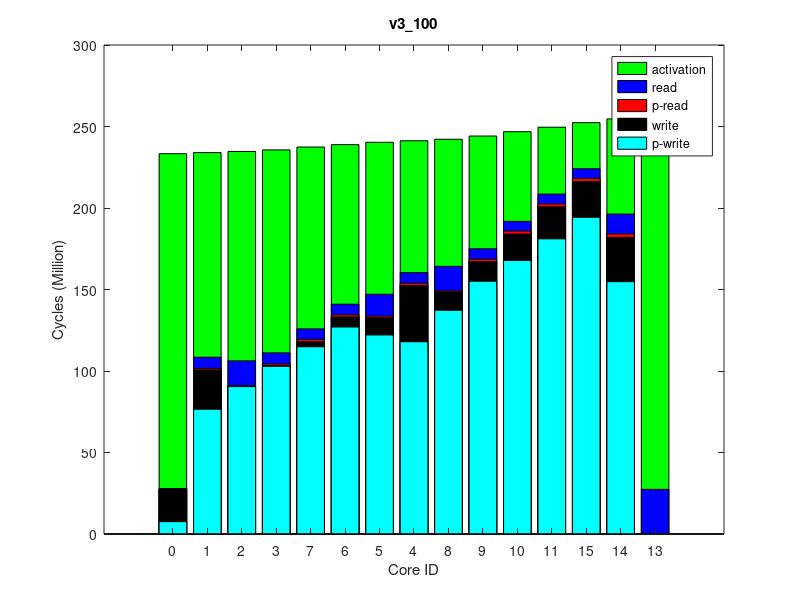

The MATLAB source for this figure:
times(1, :, :) = [
200020, 234751975, 0
947492, 235441828, 0
505236, 236140821, 0
1059996, 237109361, 0
1384816, 242746407, 0
1011202, 241812995, 0
1314378, 240350525, 0
1415742, 238858360, 0
722274, 243679144, 0
1482655, 245657748, 0
1891729, 248348172, 0
1802906, 251112973, 0
0, 256539288, 0
2182934, 256259563, 0
1878967, 253914023, 0
];
times(2, :, :) = [
200020, 234741634, 0
946781, 235432638, 0
505190, 236132196, 0
1060018, 237101510, 0
1384864, 242736170, 0
1013426, 241803159, 0
1316417, 240341142, 0
1415690, 238849563, 0
722272, 243669590, 0
1484855, 245648536, 0
1893423, 248337907, 0
1806143, 251102476, 0
0, 256520047, 0
2181437, 256234710, 0
1878741, 253902486, 0
];
times(3, :, :) = [
200020, 234779435, 0
946845, 235471313, 0
505220, 236169375, 0
1060000, 237139258, 0
1384809, 242776095, 0
1011446, 241843424, 0
1314364, 240381038, 0
1416016, 238888242, 0
722273, 243708846, 0
1481902, 245686437, 0
1891737, 248377941, 0
1805365, 251143365, 0
0, 256566108, 0
2182247, 256286397, 0
1878671, 253943504, 0
];
times(4, :, :) = [
200020, 234770448, 0
944239, 235460679, 0
503767, 236160131, 0
1059985, 237129491, 0
1381964, 242766033, 0
1011423, 241832812, 0
1314652, 240369981, 0
1415735, 238878429, 0
722298, 243698700, 0
1484831, 245676478, 0
1893359, 248367680, 0
1802911, 251131365, 0
0, 256542765, 0
2181948, 256261801, 0
1878694, 253931686, 0
];
times(5, :, :) = [
200020, 234773559, 0
947229, 235462898, 0
505224, 236162474, 0
1060000, 237129892, 0
1381957, 242766235, 0
1011485, 241833384, 0
1314358, 240371067, 0
1416044, 238878739, 0
720840, 243699014, 0
1482008, 245676915, 0
1891704, 248366592, 0
1805367, 251131730, 0
0, 256542187, 0
2181174, 256255782, 0
1878709, 253932342, 0
];
times(6, :, :) = [
198560, 234754188, 0
943921, 235444047, 0
503762, 236144048, 0
1059982, 237112362, 0
1384846, 242748206, 0
1011432, 241815967, 0
1314321, 240353399, 0
1415704, 238861017, 0
722277, 243681073, 0
1484844, 245659296, 0
1891456, 248349683, 0
1806067, 251114519, 0
0, 256535367, 0
2180632, 256251421, 0
1878727, 253915054, 0
];
times(7, :, :) = [
198560, 234762541, 0
944231, 235452425, 0
503771, 236151229, 0
1059993, 237119850, 0
1384849, 242756380, 0
1011445, 241823102, 0
1314271, 240359922, 0
1413329, 238867451, 0
722272, 243689008, 0
1484826, 245668138, 0
1893182, 248358733, 0
1806039, 251121810, 0
0, 256532666, 0
2179832, 256254592, 0
1878699, 253922841, 0
];
times(8, :, :) = [
200020, 234764966, 0
946462, 235454621, 0
505200, 236154308, 0
1060022, 237124449, 0
1384842, 242759930, 0
1013402, 241827637, 0
1317139, 240364870, 0
1415678, 238873372, 0
722585, 243692672, 0
1484832, 245670647, 0
1891758, 248360339, 0
1802925, 251123974, 0
0, 256534271, 0
2180718, 256249408, 0
1878722, 253924541, 0
];
times(9, :, :) = [
200020, 234753330, 0
945735, 235443531, 0
505220, 236141887, 0
1060007, 237106371, 0
1384830, 242741608, 0
1011170, 241808337, 0
1314305, 240345914, 0
1415773, 238854067, 0
722278, 243674377, 0
1484807, 245652591, 0
1893132, 248343007, 0
1806075, 251107938, 0
0, 256524656, 0
2181121, 256246635, 0
1878695, 253908686, 0
];
times(10, :, :) = [
198560, 234743206, 0
944149, 235433636, 0
503749, 236132647, 0
1059970, 237100669, 0
1379049, 242736702, 0
1008050, 241803458, 0
1314320, 240340767, 0
1406975, 238849100, 0
717966, 243669552, 0
1481949, 245647977, 0
1891397, 248337750, 0
1802907, 251101802, 0
0, 256525882, 0
2181140, 256246801, 0
1878690, 253901326, 0
];
ave_times = round(squeeze(mean(times)));
format long g, ave_times
std_times = round(squeeze(std(times)));
format long g, std_times
polling_read_times = ave_times;
times(1, :, :) = [
7560603, 233597063, 0
76332744, 234281338, 0
90266826, 234981671, 0
102716043, 235945576, 0
117813667, 241614539, 0
121985829, 240674184, 0
126842002, 239199594, 0
114702367, 237697545, 0
137177385, 242561759, 0
154979605, 244581946, 0
167809478, 247330198, 0
181092020, 250065762, 0
0, 255536573, 0
154806534, 255258462, 0
194264828, 252953442, 0
];
times(2, :, :) = [
7578025, 233606203, 0
76329723, 234291929, 0
90280446, 234994441, 0
102715051, 235957944, 0
117845530, 241623457, 0
121873269, 240684515, 0
126728399, 239210115, 0
114682587, 237708640, 0
137093772, 242571278, 0
154829548, 244589292, 0
167744227, 247337057, 0
181019384, 250067476, 0
0, 255540915, 0
154806106, 255261519, 0
194241368, 252958018, 0
];
times(3, :, :) = [
7587935, 233617740, 0
76640777, 234302984, 0
90580416, 235003798, 0
103013636, 235967543, 0
118097290, 241638413, 0
122255835, 240698114, 0
127147108, 239222845, 0
115033011, 237720226, 0
137415415, 242586374, 0
155143621, 244605010, 0
167863810, 247353026, 0
181113163, 250083180, 0
0, 255562510, 0
154824263, 255281507, 0
194272449, 252970776, 0
];
times(4, :, :) = [
7574885, 233602800, 0
76569109, 234289637, 0
90507848, 234992344, 0
102893374, 235955617, 0
117934208, 241622347, 0
122124131, 240683158, 0
126991855, 239209036, 0
114874571, 237706785, 0
137043451, 242569982, 0
155024271, 244587986, 0
167808576, 247339251, 0
181077767, 250066402, 0
0, 255545594, 0
154804461, 255266110, 0
194244758, 252954867, 0
];
times(5, :, :) = [
7578896, 233606117, 0
76581636, 234291260, 0
90508147, 234993837, 0
102956827, 235954786, 0
118072881, 241625901, 0
122238769, 240684867, 0
127147674, 239208573, 0
115006745, 237706743, 0
137203914, 242573694, 0
155112359, 244592444, 0
167821715, 247342768, 0
181090643, 250073440, 0
0, 255543006, 0
154802961, 255261269, 0
194196308, 252961151, 0
];
times(6, :, :) = [
7568271, 233600223, 0
76532421, 234284797, 0
90448415, 234985701, 0
102869031, 235947913, 0
117880546, 241616579, 0
122112191, 240676753, 0
126984752, 239201155, 0
114861002, 237699105, 0
137215812, 242564418, 0
154962805, 244584870, 0
167780803, 247334634, 0
181042722, 250068335, 0
0, 255543930, 0
154809077, 255267225, 0
194262331, 252956103, 0
];
times(7, :, :) = [
7567324, 233604030, 0
76417367, 234287680, 0
90415176, 234990630, 0
102711488, 235954213, 0
117896745, 241622637, 0
122084438, 240682396, 0
126923137, 239208380, 0
114797535, 237706908, 0
137236953, 242571159, 0
155006331, 244591620, 0
167830575, 247341526, 0
181093084, 250072364, 0
0, 255535527, 0
154809869, 255259662, 0
194180503, 252958204, 0
];
times(8, :, :) = [
7570383, 233603569, 0
76521433, 234289305, 0
90408375, 234991575, 0
102830982, 235951991, 0
117966970, 241621214, 0
122148217, 240681643, 0
127015537, 239206944, 0
114873799, 237703072, 0
137276288, 242569890, 0
155038984, 244589089, 0
167804391, 247337853, 0
181051171, 250068816, 0
0, 255530922, 0
154794722, 255250548, 0
194263499, 252955861, 0
];
times(9, :, :) = [
7603686, 233623388, 0
76660838, 234308571, 0
90591833, 235010196, 0
103020449, 235972500, 0
118063896, 241639821, 0
122216771, 240700063, 0
127137950, 239225888, 0
115075087, 237724362, 0
137390025, 242588383, 0
155154344, 244608741, 0
167881699, 247358680, 0
181120080, 250096788, 0
0, 255560583, 0
154827882, 255281094, 0
194216494, 252986112, 0
];
times(10, :, :) = [
7571657, 233599447, 0
76452248, 234285824, 0
90360997, 234989520, 0
102771761, 235953073, 0
118001960, 241623622, 0
122160069, 240682689, 0
127049965, 239206471, 0
114859888, 237704757, 0
137334616, 242572171, 0
155118366, 244592467, 0
167879119, 247340208, 0
181147246, 250072414, 0
0, 255542188, 0
154807662, 255266493, 0
194200305, 252959159, 0
];
ave_times = round(squeeze(mean(times)));
format long g, ave_times
std_times = round(squeeze(std(times)));
format long g, std_times
polling_write_times = ave_times;
times(1, :, :) = [
0, 259262390, 0
7847512, 260028942, 64000
15688797, 260775316, 128000
7833723, 261802318, 64000
7869181, 267931805, 64000
14339652, 266903159, 128000
7830279, 265299963, 64000
7828480, 263662390, 64000
15708226, 268939704, 128000
7841998, 271092066, 64000
7828074, 274006904, 64000
7830027, 276966713, 64000
27383578, 282757634, 255980
14342597, 282462433, 128000
7832675, 280018386, 64000
];
times(2, :, :) = [
0, 259269729, 0
7847173, 260037399, 64000
15688934, 260784058, 128000
7833689, 261812706, 64000
7884373, 267938234, 64000
14338829, 266909816, 128000
7829970, 265305580, 64000
7828432, 263669838, 64000
15701366, 268946148, 128000
7841532, 271098537, 64000
7828110, 274013704, 64000
7830495, 276974015, 64000
27383561, 282772470, 255980
14343176, 282477235, 128000
7832468, 280025727, 64000
];
times(3, :, :) = [
0, 259268830, 0
7860934, 260036103, 64000
15693063, 260782391, 128000
7833682, 261815030, 64000
7869087, 267939141, 64000
14339625, 266910864, 128000
7830257, 265307040, 64000
7828523, 263673723, 64000
15708740, 268946622, 128000
7841825, 271098291, 64000
7828020, 274012117, 64000
7830404, 276973050, 64000
27383497, 282763431, 255980
14342867, 282469442, 128000
7832600, 280024741, 64000
];
times(4, :, :) = [
0, 259251341, 0
7847035, 260018115, 64000
15689354, 260765124, 128000
7833723, 261796493, 64000
7884610, 267922091, 64000
14338520, 266893053, 128000
7830102, 265289041, 64000
7828490, 263654718, 64000
15701287, 268930899, 128000
7841486, 271082901, 64000
7827999, 273998312, 64000
7830393, 276956751, 64000
27385073, 282754529, 255980
14343147, 282458604, 128000
7832475, 280008109, 64000
];
times(5, :, :) = [
0, 259274076, 0
7847383, 260039614, 64000
15688988, 260786478, 128000
7833735, 261813112, 64000
7869201, 267949019, 64000
14339464, 266920957, 128000
7830183, 265317206, 64000
7828458, 263678290, 64000
15707940, 268956495, 128000
7841880, 271108987, 64000
7828054, 274024753, 64000
7830112, 276984166, 64000
27384841, 282781399, 255980
14342617, 282488905, 128000
7832583, 280035989, 64000
];
times(6, :, :) = [
0, 259272848, 0
7860792, 260040309, 64000
15693103, 260786644, 128000
7833709, 261814068, 64000
7884514, 267936918, 64000
14338677, 266908353, 128000
7829929, 265304431, 64000
7828461, 263668566, 64000
15704846, 268944208, 128000
7842027, 271096500, 64000
7828034, 274011271, 64000
7830490, 276971691, 64000
27383301, 282770745, 255980
14342522, 282471558, 128000
7832667, 280023616, 64000
];
times(7, :, :) = [
0, 259272808, 0
7847126, 260038233, 64000
15685225, 260784743, 128000
7834660, 261812446, 64000
7869221, 267936971, 64000
14338684, 266908705, 128000
7829952, 265304925, 64000
7828477, 263666478, 64000
15697780, 268944704, 128000
7839556, 271096616, 64000
7828034, 274013755, 64000
7830546, 276974336, 64000
27383285, 282768642, 255980
14343226, 282472844, 128000
7832523, 280025910, 64000
];
times(8, :, :) = [
0, 259261065, 0
7860597, 260028621, 64000
15689406, 260774856, 128000
7826925, 261803613, 64000
7884384, 267919825, 64000
14339581, 266891547, 128000
7830191, 265287515, 64000
7828520, 263652625, 64000
15701852, 268928507, 128000
7839550, 271081311, 64000
7828152, 273996516, 64000
7830473, 276956267, 64000
27382981, 282749412, 255980
14342542, 282454824, 128000
7832585, 280007927, 64000
];
times(9, :, :) = [
0, 259266391, 0
7847165, 260033588, 64000
15685520, 260780215, 128000
7826958, 261806660, 64000
7868798, 267937123, 64000
14339584, 266908858, 128000
7830228, 265304962, 64000
7828441, 263663874, 64000
15697807, 268944911, 128000
7841551, 271096773, 64000
7828083, 274013567, 64000
7830104, 276972979, 64000
27383251, 282760113, 255980
14343479, 282469059, 128000
7832498, 280024270, 64000
];
times(10, :, :) = [
0, 259278766, 0
7860850, 260044946, 64000
15692963, 260791065, 128000
7833670, 261819672, 64000
7869020, 267950392, 64000
14339516, 266922244, 128000
7830189, 265318073, 64000
7828459, 263678006, 64000
15697825, 268958840, 128000
7839591, 271110905, 64000
7828063, 274024879, 64000
7830501, 276978713, 64000
27384590, 282770208, 255980
14342707, 282475288, 128000
7832620, 280030255, 64000
];
ave_times = round(squeeze(mean(times)));
format long g, ave_times
std_times = round(squeeze(std(times)));
format long g, std_times
read_times = ave_times;
times(1, :, :) = [
0, 233290703, 0
0, 233977936, 0
0, 234674820, 0
0, 235631924, 0
0, 241229307, 0
0, 240304162, 0
0, 238854381, 0
0, 237376483, 0
0, 242155530, 0
0, 244128610, 0
0, 246807675, 0
0, 249538359, 0
0, 254927120, 0
0, 254644668, 0
0, 252339343, 0
];
times(2, :, :) = [
0, 233297377, 0
0, 233984140, 0
0, 234679735, 0
0, 235638668, 0
0, 241235587, 0
0, 240312941, 0
0, 238864299, 0
0, 237384138, 0
0, 242163020, 0
0, 244134904, 0
0, 246814777, 0
0, 249551246, 0
0, 254935867, 0
0, 254656369, 0
0, 252351397, 0
];
times(3, :, :) = [
0, 233308716, 0
0, 233995433, 0
0, 234692140, 0
0, 235650224, 0
0, 241248509, 0
0, 240323100, 0
0, 238874605, 0
0, 237395597, 0
0, 242175250, 0
0, 244147827, 0
0, 246827937, 0
0, 249559610, 0
0, 254960692, 0
0, 254674192, 0
0, 252360140, 0
];
times(4, :, :) = [
0, 233318828, 0
0, 234006797, 0
0, 234703196, 0
0, 235661059, 0
0, 241259058, 0
0, 240334491, 0
0, 238885531, 0
0, 237407117, 0
0, 242187274, 0
0, 244160263, 0
0, 246840311, 0
0, 249569181, 0
0, 254958324, 0
0, 254679965, 0
0, 252369460, 0
];
times(5, :, :) = [
0, 233323530, 0
0, 234009159, 0
0, 234704598, 0
0, 235664225, 0
0, 241264727, 0
0, 240339190, 0
0, 238888896, 0
0, 237409829, 0
0, 242190156, 0
0, 244161733, 0
0, 246842341, 0
0, 249575231, 0
0, 254964442, 0
0, 254684132, 0
0, 252375926, 0
];
times(6, :, :) = [
0, 233324451, 0
0, 234011773, 0
0, 234709373, 0
0, 235668640, 0
0, 241272138, 0
0, 240346352, 0
0, 238893267, 0
0, 237414104, 0
0, 242198177, 0
0, 244171580, 0
0, 246852100, 0
0, 249581999, 0
0, 254974703, 0
0, 254696824, 0
0, 252382080, 0
];
times(7, :, :) = [
0, 233338292, 0
0, 234025588, 0
0, 234723106, 0
0, 235681886, 0
0, 241282837, 0
0, 240356747, 0
0, 238905965, 0
0, 237427548, 0
0, 242210378, 0
0, 244181909, 0
0, 246862592, 0
0, 249596574, 0
0, 254994979, 0
0, 254712008, 0
0, 252397173, 0
];
times(8, :, :) = [
0, 233311381, 0
0, 233997822, 0
0, 234693222, 0
0, 235652128, 0
0, 241251459, 0
0, 240326212, 0
0, 238875561, 0
0, 237396672, 0
0, 242177615, 0
0, 244148733, 0
0, 246827673, 0
0, 249559032, 0
0, 254939285, 0
0, 254663510, 0
0, 252359819, 0
];
times(9, :, :) = [
0, 233320793, 0
0, 234007590, 0
0, 234705242, 0
0, 235664197, 0
0, 241260738, 0
0, 240335754, 0
0, 238885968, 0
0, 237408879, 0
0, 242187850, 0
0, 244160424, 0
0, 246838732, 0
0, 249569570, 0
0, 254969742, 0
0, 254689301, 0
0, 252369609, 0
];
times(10, :, :) = [
0, 233327148, 0
0, 234014493, 0
0, 234709561, 0
0, 235668683, 0
0, 241260954, 0
0, 240337262, 0
0, 238890760, 0
0, 237412649, 0
0, 242187425, 0
0, 244161073, 0
0, 246841093, 0
0, 249572322, 0
0, 254969069, 0
0, 254686684, 0
0, 252373162, 0
];
ave_times = round(squeeze(mean(times)));
format long g, ave_times
std_times = round(squeeze(std(times)));
format long g, std_times
total_times = ave_times;
times(1, :, :) = [
27679045, 235570594, 64000
101017697, 236245564, 128000
90976698, 236932569, 64000
103819626, 237883312, 64000
152380788, 243488879, 128000
133036019, 242575241, 64000
133570441, 241103700, 64000
118524933, 239623459, 64000
148707097, 244423227, 64000
167201906, 246425284, 64000
184070373, 249152763, 64000
200794559, 251870461, 64000
0, 257333590, 0
181931614, 257051648, 64000
216270989, 254749003, 64000
];
times(2, :, :) = [
27670936, 235564052, 64000
100544780, 236239107, 128000
90520930, 236928460, 64000
103339210, 237878969, 64000
152560437, 243483950, 128000
132667151, 242569928, 64000
133094875, 241099214, 64000
117906007, 239620525, 64000
148460921, 244418627, 64000
167240448, 246421518, 64000
183988625, 249146584, 64000
200717796, 251862747, 64000
0, 257306672, 0
181922150, 257030677, 64000
216270455, 254741855, 64000
];
times(3, :, :) = [
27660757, 235559674, 64000
100633420, 236235186, 128000
90561933, 236924863, 64000
103385378, 237873195, 64000
152432050, 243478856, 128000
132744441, 242565221, 64000
133188680, 241094516, 64000
118133339, 239614047, 64000
148447636, 244413419, 64000
167177061, 246416475, 64000
183985009, 249145545, 64000
200724339, 251863242, 64000
0, 257322416, 0
181916615, 257042544, 64000
216259639, 254743124, 64000
];
times(4, :, :) = [
27657077, 235563436, 64000
100735191, 236238502, 128000
90666378, 236925727, 64000
103456320, 237876431, 64000
152498063, 243482490, 128000
132760597, 242568644, 64000
133173618, 241098748, 64000
118107508, 239618495, 64000
148347403, 244417774, 64000
166947813, 246420316, 64000
183758608, 249146224, 64000
200506796, 251858737, 64000
0, 257308617, 0
181911128, 257032019, 64000
216266200, 254738040, 64000
];
times(5, :, :) = [
27641177, 235557963, 64000
100474549, 236234680, 128000
90403100, 236922347, 64000
103196941, 237872396, 64000
152541172, 243478869, 128000
132710794, 242564696, 64000
133171165, 241093926, 64000
118052248, 239612988, 64000
148413767, 244412997, 64000
167303217, 246415577, 64000
184052111, 249142272, 64000
200748918, 251861241, 64000
0, 257324903, 0
181924625, 257045086, 64000
216336348, 254742657, 64000
];
times(6, :, :) = [
27650688, 235557193, 64000
100604278, 236234392, 128000
90613518, 236922942, 64000
103244746, 237872636, 64000
152514573, 243478795, 128000
132646436, 242564942, 64000
133107811, 241093896, 64000
117873409, 239613234, 64000
148464222, 244413574, 64000
167224630, 246416320, 64000
184024013, 249142838, 64000
200781486, 251860054, 64000
0, 257311251, 0
181928595, 257034788, 64000
216310531, 254739266, 64000
];
times(7, :, :) = [
27641991, 235549384, 64000
100548422, 236225491, 128000
90496544, 236913845, 64000
103188754, 237864872, 64000
152482779, 243472543, 128000
132750762, 242557798, 64000
133021004, 241086894, 64000
117819784, 239606253, 64000
148492522, 244407198, 64000
167167883, 246409498, 64000
184055512, 249137253, 64000
200695143, 251853635, 64000
0, 257314011, 0
181929898, 257035704, 64000
216310652, 254732243, 64000
];
times(8, :, :) = [
27636105, 235539235, 64000
100425644, 236214860, 128000
90327678, 236903645, 64000
102996568, 237854852, 64000
152454292, 243462159, 128000
132728639, 242547374, 64000
132995818, 241077213, 64000
117838551, 239597404, 64000
148489261, 244396611, 64000
167282525, 246398979, 64000
184008496, 249125977, 64000
200635862, 251839346, 64000
0, 257293075, 0
181903632, 257011584, 64000
216219581, 254719797, 64000
];
times(9, :, :) = [
27649786, 235555404, 64000
100558721, 236231570, 128000
90593811, 236920598, 64000
103347476, 237869188, 64000
152489818, 243475304, 128000
132721350, 242561628, 64000
133207264, 241089893, 64000
118063435, 239609347, 64000
148493323, 244409791, 64000
167164042, 246412406, 64000
183908653, 249140609, 64000
200711508, 251863574, 64000
0, 257317724, 0
181923779, 257039999, 64000
216278428, 254743278, 64000
];
times(10, :, :) = [
27646034, 235549948, 64000
100497403, 236225539, 128000
90382389, 236913105, 64000
103090788, 237863021, 64000
152482974, 243468825, 128000
132623204, 242555215, 64000
132961727, 241084950, 64000
117852363, 239604535, 64000
148557651, 244403784, 64000
166941046, 246406939, 64000
183921776, 249134054, 64000
200697318, 251852268, 64000
0, 257304677, 0
181920472, 257025953, 64000
216234236, 254731655, 64000
];
ave_times = round(squeeze(mean(times)));
format long g, ave_times
std_times = round(squeeze(std(times)));
format long g, std_times
write_times = ave_times;
mytitle = 'v3\_100';
order = [1 2 3 4 8 7 6 5 9 10 11 12 15 14 13];

total_times = total_times(:, 2)(order);

read_times = read_times(:, 1)(order);
write_times = write_times(:, 1)(order);

polling_read_times = polling_read_times(:, 1)(order);
polling_write_times = polling_write_times(:, 1)(order);

total_times /= 1000000;

read_times /= 1000000;
write_times /= 1000000;

polling_read_times /= 1000000;
polling_write_times /= 1000000;

% laying read on top of write
read_times += write_times;
polling_read_times += write_times;

figure(1);
clf()
% set(gcf, 'Position', get(0,'Screensize'));
% set(gcf,'units','normalized','outerposition',[0 0 1 1])
bar(0:14, total_times,'g');
hold on;
bar(0:14, read_times,'b');
bar(0:14, polling_read_times,'r');
bar(0:14, write_times,'k');
bar(0:14, polling_write_times,'c');
hold off

axis([-2 16 0 300])
% axis([-1 15])
set(gca,'XTick',0:14);
set(gca,'xticklabel',{ '0'; '1'; '2'; '3'; '7'; '6'; '5'; '4'; '8'; '9'; '10'; '11'; '15'; '14'; '13' })

xlabel('Core ID')
ylabel('Cycles (Million)')

legend('activation', 'read', 'p-read', 'write', 'p-write')
title(mytitle)
print(1, strcat(mytitle, '.png'))
